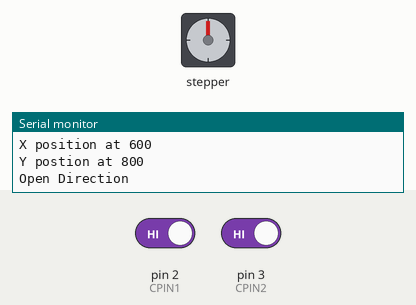
Simulated run of this sketch. Board: Arduino Uno, built with avr-gcc and run on an emulated ATmega328P. Parts: stepper motor, the last lines printed to the serial monitor. The inputs (shaded band) are chosen by the test bench; at power-on: pin 2 (CPIN1) HIGH, pin 3 (CPIN2) HIGH. Stepper angles assume 2048 steps per turn.

Above: at 1.4 s.
1.5 s: pin 2 (CPIN1) driven LOW
At 1.98 s:
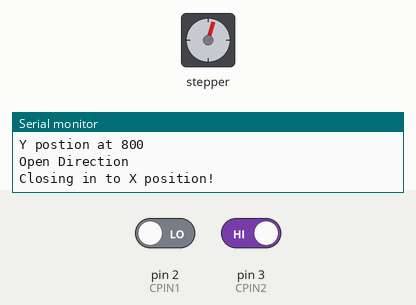
At 4.0 s:
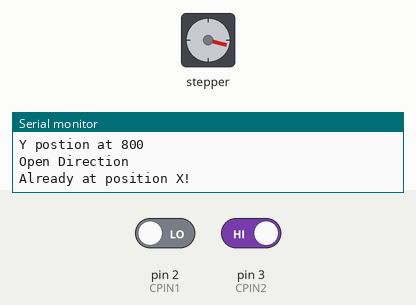
4.5 s: pin 3 (CPIN2) driven LOW
6.4 s: pin 2 (CPIN1) driven HIGH
At 8.2 s:
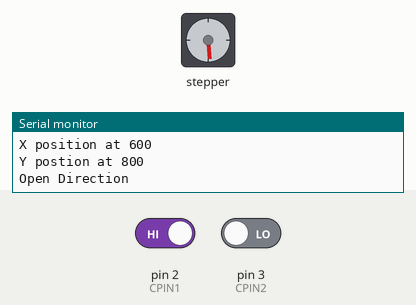
9.4 s: pin 3 (CPIN2) driven HIGH
At 9.93 s:
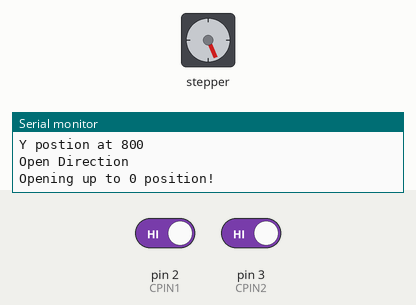
12.4 s: pin 2 (CPIN1) driven LOW
15.4 s: pin 3 (CPIN2) driven LOW
Timing chart, 0 to 18.4 s (numbered marks = the images above; inputs shaded):
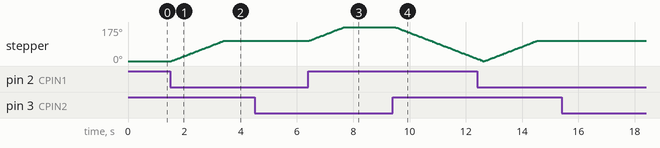

The sketch:

Nozzle_Controller.ino
```cpp
//Include the Arduino Stepper Library
#include <Stepper.h>

// Define Constants

// Number of steps per internal motor revolution
const float STEPS_PER_REV = 32;

//  Amount of Gear Reduction
const float GEAR_RED = 64;

// Number of steps per geared output rotation
const float STEPS_PER_OUT_REV = STEPS_PER_REV * GEAR_RED;

// Define Variables

// Create Instance of Stepper Class
// Specify Pins used for motor coils
// The pins used are 9,10,11,12
// Connected to ULN2003 Motor Driver In1, In2, In3, In4
// Pins entered in sequence 1-3-2-4 for proper step sequencing

#define CPIN1 2
#define CPIN2 3

#define IN1 9
#define IN2 10
#define IN3 11
#define IN4 12

Stepper steppermotor(STEPS_PER_REV, IN1, IN3, IN2, IN4);

int currentPos = 0;
int stepsMove;

//Preset absolute position values with reference to the fully open position at 0.
int presetX = 600;
int presetY = 800;

int shutVal = 1000;
boolean dir = false;

char rx_byte = 0;
String rx_str = "";

void setup()
{
  Serial.begin(9600);

  Serial.println("Enter a number to set the steps and run the motor");
  Serial.println("Fully open position at 0");
  Serial.println("Fully closed position at 900");
  Serial.println("'F' to run flex demo from fully open position");

  Serial.print("'C' to close at position ");
  Serial.println(shutVal);
  Serial.println("'O' to open position at 0");
  Serial.println("'D' to change direction");

  Serial.print("'X' to run preset X which is set to ");
  Serial.println(presetX);
  Serial.print("'Y' to run preset Y which is set to ");
  Serial.println(presetY);

  Serial.println("'S' for status");
  Serial.println("Close Direction");

  pinMode(CPIN1, INPUT);
  pinMode(CPIN2, INPUT);
}

void loop(){
  if ( (digitalRead(CPIN1)==LOW) && (digitalRead(CPIN2)==LOW) ){
    Serial.println("CPIN reads 00");
    if (Serial.available() > 0) {    // is a character available?
      rx_byte = Serial.read();       // get the character

      // check if a number was received
      if (isDigit(rx_byte)){
        //Serial.println(rx_byte);
        rx_str += rx_byte;
      }
      else if (rx_byte == 'D'){
        dir = !dir;
        showStatus();
      }

      else if (rx_byte == 'C'){
        steppermotor.setSpeed(600);
        goToClose();
        showStatus();
        turnOffMotor();
      }

      else if (rx_byte == 'R'){   //Reset to 0. Change currentPos to 0
        currentPos = 0;
        Serial.println("Current postion is now set to 0");
      }

      else if (rx_byte == 'S'){   //Show Status
        showStatus();
      }

      else if (rx_byte == 'O'){ //Go to Open Position at 0
        steppermotor.setSpeed(600);
        goToOpen();
        showStatus();
        turnOffMotor();
      }

      else if (rx_byte == 'X'){ //Go to X Position
        steppermotor.setSpeed(600);
        goToX();
        showStatus();
        turnOffMotor();
      }

      else if (rx_byte == 'x'){ //Go to X Position
        presetX = currentPos;
        Serial.print("X is now set to ");
        Serial.println(presetX);
      }

      else if (rx_byte == 'Y'){ //Go to Y Position
        steppermotor.setSpeed(600);
        goToY();
        showStatus();
        turnOffMotor();
      }

      else if (rx_byte == 'y'){ //Set presetY to currentPos
        presetY = currentPos;
        Serial.print("Y is now set to ");
        Serial.println(presetY);
      }

      else if (rx_byte == '\n') {
        Serial.println("Newline");
        Serial.println(rx_str);
        stepsMove = rx_str.toInt();
        if (dir){
          //Serial.println("Open Direction");
        }
        else{
          //Serial.println("Close Direction");
          stepsMove = (-1)*stepsMove;
        }
        rx_str = "";
      }
      else {
        Serial.println("Invalid character/command");
        rx_str = "";
      }
    }
    if (stepsMove!=0){
      steppermotor.setSpeed(700);
      steppermotor.step(stepsMove);
      currentPos += stepsMove;
      stepsMove = 0;
      showStatus();
      turnOffMotor();
    }
  }
  else if ( (digitalRead(CPIN1)==LOW) && (digitalRead(CPIN2)==HIGH) ){
    //Serial.println("CPIN reads 01");
    //State 2. Open to X position.
    steppermotor.setSpeed(600);
    goToX();
    showStatus();
    turnOffMotor();
  }
  else if ( (digitalRead(CPIN1)==HIGH) && (digitalRead(CPIN2)==LOW) ){
    steppermotor.setSpeed(600);
    goToClose();
    showStatus();
    turnOffMotor();
  }
  else if ( (digitalRead(CPIN1)==HIGH) && (digitalRead(CPIN2)==HIGH) ){
    //Serial.println("CPIN reads 11");
    //Go to Open position
    steppermotor.setSpeed(600);
    goToOpen();
    showStatus();
    turnOffMotor();
  }
}

void showStatus(){
  Serial.print("currentPos: ");
  Serial.println(currentPos);

  Serial.print("X position at ");
  Serial.println(presetX);

  Serial.print("Y postion at ");
  Serial.println(presetY);

  if(dir){
    Serial.println("Close Direction");
  }
  else{
    Serial.println("Open Direction");
  }
}

void turnOffMotor(){
  digitalWrite(IN1, LOW);
  digitalWrite(IN2, LOW);
  digitalWrite(IN3, LOW);
  digitalWrite(IN4, LOW);
}

void goToOpen(){
  if(currentPos>0){
        //Open Direction to reach 0
        Serial.println("Opening up to 0 position!");
        steppermotor.step(-1*currentPos);
        currentPos-=currentPos;
      }
      else if(currentPos<0){
        //Close Direction to reach 0
        Serial.println("Closing in to 0 position!");
        steppermotor.step(currentPos);
        currentPos+=currentPos;
      }
      else{
        Serial.println("Already at 0!");
      }
}

void goToClose(){
  if(currentPos>shutVal){
    //Open Direction to reach 0
    Serial.print("Opening up to shut position at ");\
    Serial.println(shutVal);
    steppermotor.step(shutVal-currentPos);
    currentPos=shutVal;
  }
  else if(currentPos<shutVal){
    //Close Direction to reach 0
    Serial.println("Closing in to 0 position!");
    steppermotor.step(shutVal-currentPos);
    currentPos=shutVal;
  }
  else{
    Serial.print("Already at shut position at ");
    Serial.println(shutVal);
  }
}

void goToX(){
  if(currentPos > presetX){
    //Open Direction to reach X
    Serial.println("Opening up to X position!");
    steppermotor.step(presetX-currentPos);
    currentPos = presetX;
  }
  else if(currentPos < presetX){
    //Close Direction to reach X
    Serial.println("Closing in to X position!");
    steppermotor.step(presetX-currentPos);
    currentPos = presetX;
  }
  else{
    Serial.println("Already at position X!");
  }
}

void goToY(){
  if(currentPos > presetY){
    //Open Direction to reach Y
    Serial.println("Opening up to Y position!");
    steppermotor.step(presetY-currentPos);
    currentPos = presetY;
  }
  else if(currentPos < presetY){
    //Close Direction to reach Y
    Serial.println("Closing in to Y position!");
    steppermotor.step(presetY-currentPos);
    currentPos = presetY;
  }
  else{
    Serial.println("Already at position Y!");
  }
}
```

Measured:
- after the input at 1.5 s, stepper: turns 105° clockwise in 1.9 s, starting at once
- after the input at 6.4 s, stepper: turns 70° clockwise in 1.2 s, starting at once
- after the input at 9.4 s, stepper: keeps turning counter-clockwise at about 56°/s, starting after 0.08 s
